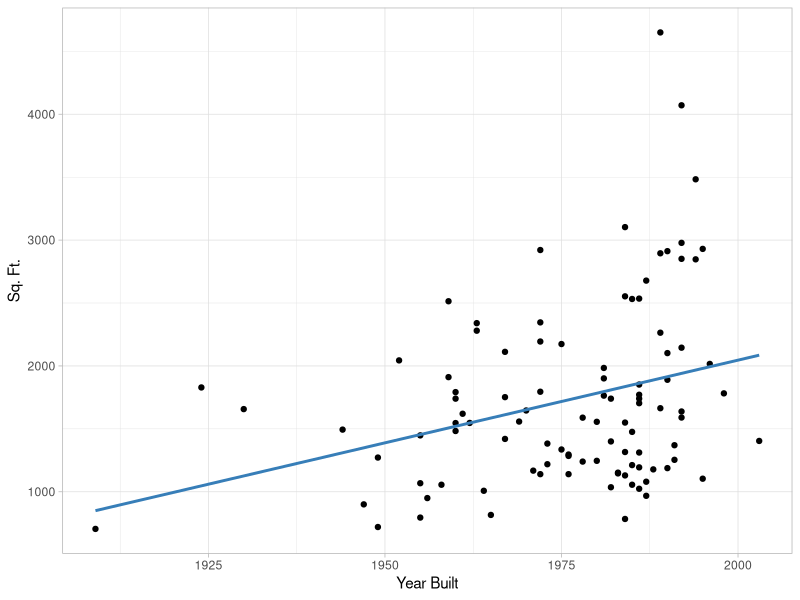
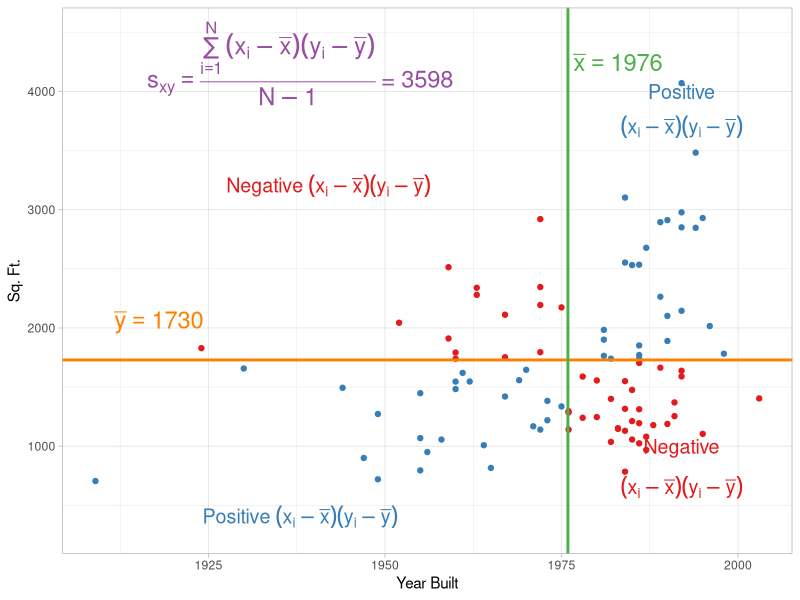
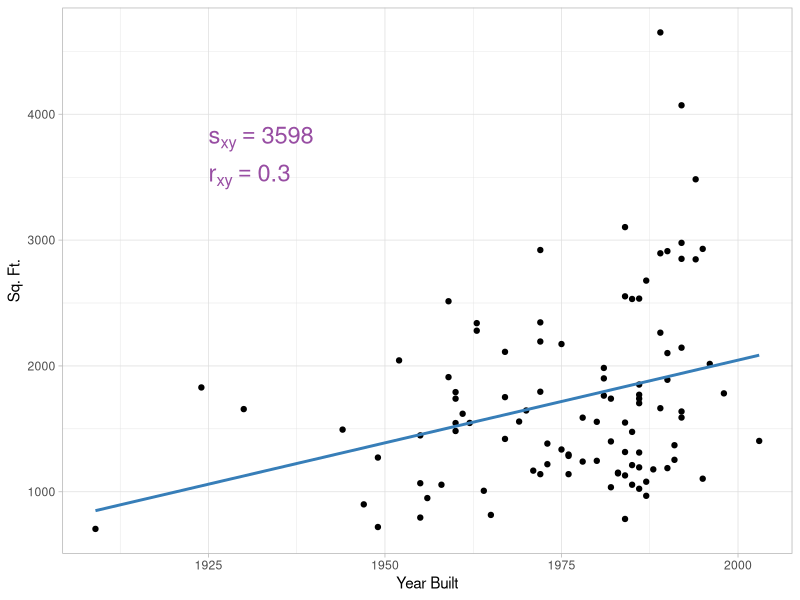
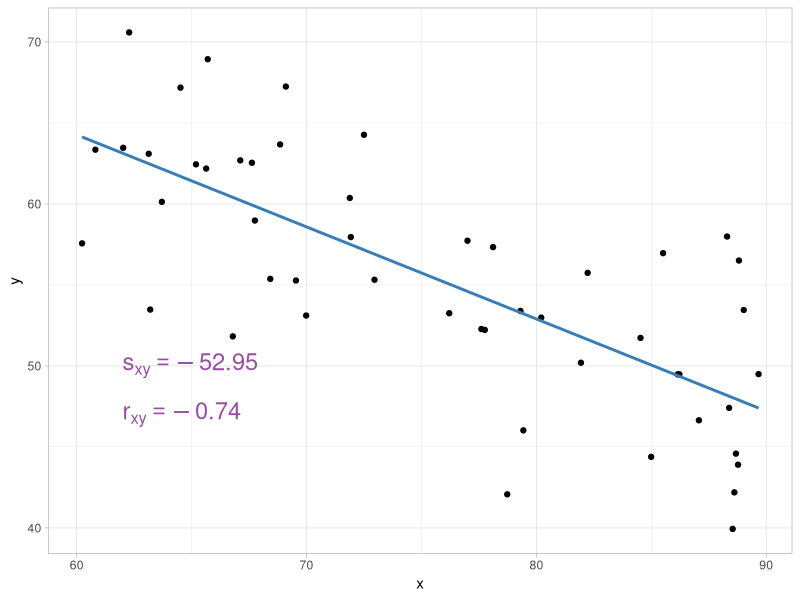
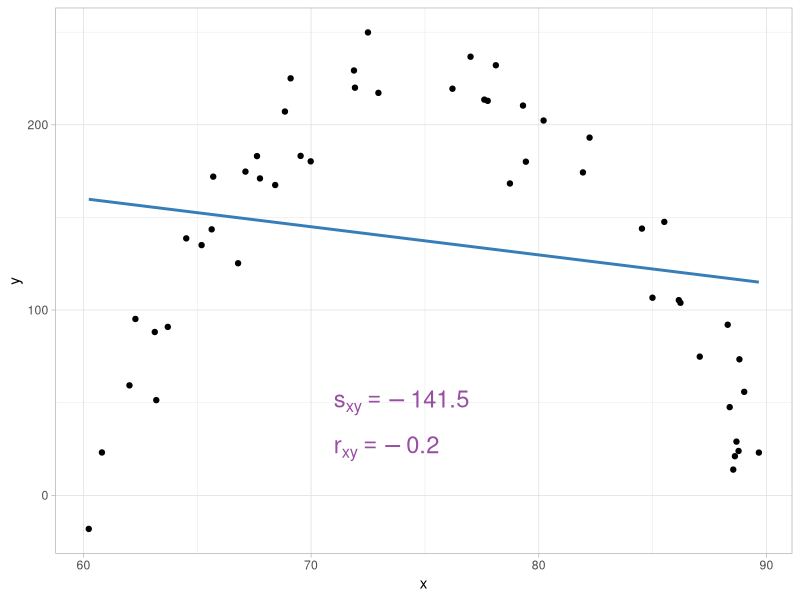

The R script that drew these images, in order:
## ---- chunk 1
#| echo: false


library(knitr)
library(formatR)
library(tidyverse)
opts_chunk$set(out.width = '100%', options(width=60))

opts_knit$set(global.par = TRUE)
opts_chunk$set(echo=FALSE, warning = FALSE, message = FALSE, comment = '', class.output='sh',
               fig.width=8, fig.height=5, fig.align = "center")

my_red <- "#E41A1C"
my_blue <- "#377EB8"
my_green <- "#4DAF4A"
my_purple <- "#984EA3"
my_orange <- "#FF7F00"
my_yellow <- "#FFFF33"
my_red2 <- "#FBB4AE" 
my_blue2 <- "#B3CDE3" 
my_green2 <- "#CCEBC5" 
my_purple2 <- "#DECBE4"
my_orange2 <- "#FED9A6"
my_yellow2 <- "#FFFFCC"

## ---- chunk 2
#| message: false

dat <- readxl::read_xls("../../data/woodard.xls")

ggplot(dat, aes(`Year Built`, `Sq. Ft.`)) + geom_point(na.rm = TRUE) + 
  theme_light() + 
  geom_smooth(method = lm, se = FALSE, col = my_blue)
## ---- chunk 3
dat$Quadrant <- sign(scale(dat$`Year Built`) * scale(dat$`Sq. Ft.`))

ggplot(dat, aes(`Year Built`, `Sq. Ft.`, color = factor(Quadrant))) + 
  geom_point(na.rm = TRUE) +
  geom_hline(yintercept = mean(dat$`Sq. Ft.`), color = my_orange, size = 1) + 
  geom_vline(xintercept = mean(dat$`Year Built`), color = my_green, size = 1) +
  theme_light() + 
  guides(color = "none") + 
  scale_color_manual(values = c(my_red, my_blue)) + 
  scale_fill_manual(values = c(my_red, "black", my_blue)) +
  ylim(300, 4500) +
  # 1. Top-left formula
  annotate("text", x = 1938, y = 4250, 
           label = "s[xy] == frac(sum((x[i] - bar(x))*(y[i] - bar(y)), i==1, N), N - 1) ~ '=' ~ 3598", 
           parse = TRUE, color = my_purple, size = 6) +
  # 2. Mean x
  annotate("text", x = 1983, y = 4250, 
           label = "bar(x) == 1976", 
           parse = TRUE, color = my_green, size = 6) +
  # 3. Mean y
  annotate("text", x = 1918, y = 2050, 
           label = "bar(y) == 1730", 
           parse = TRUE, color = my_orange, size = 6) +
  # 4. Top-left quadrant label (red)
  annotate("text", x = 1942, y = 3200, 
           label = "Negative ~ (x[i] - bar(x))*(y[i] - bar(y))", 
           parse = TRUE, color = my_red, size = 5) +
  # 5. Top-right quadrant label (blue)
  annotate("text", x = 1992, y = 4000, label = "Positive", 
           color = my_blue, size = 5) +
  annotate("text", x = 1992, y = 3700, 
           label = "(x[i] - bar(x))*(y[i] - bar(y))", 
           parse = TRUE, color = my_blue, size = 5) +
  # 6. Bottom-left quadrant label (blue)
  annotate("text", x = 1938, y = 400, 
           label = "Positive ~ (x[i] - bar(x))*(y[i] - bar(y))", 
           parse = TRUE, color = my_blue, size = 5) +
  # 7. Bottom-right quadrant label (red)
  annotate("text", x = 1992, y = 1000, label = "Negative", 
           color = my_red, size = 5) +
  annotate("text", x = 1992, y = 650, 
           label = "(x[i] - bar(x))*(y[i] - bar(y))", 
           parse = TRUE, color = my_red, size = 5)
## ---- chunk 4
#| message: false


ggplot(dat, aes(`Year Built`, `Sq. Ft.`)) + 
  geom_point(na.rm = TRUE) + 
  theme_light() + 
  geom_smooth(method = lm, se = FALSE, col = my_blue) +
  annotate("text", x = 1925, y = 3800, label = "s[xy] == 3598", 
           parse = TRUE, color = my_purple, size = 6, hjust = 0) +
  annotate("text", x = 1925, y = 3500, label = "r[xy] == 0.30", 
           parse = TRUE, color = my_purple, size = 6, hjust = 0)

## ---- chunk 5
#| message: false

set.seed(143)
d <- tibble(x = runif(50, 60, 90))
d <- d %>% mutate(y = 100 - .6 * x + rnorm(n(), sd = 5))

ggplot(d, aes(x, y)) + 
  geom_point() + 
  theme_light() + 
  geom_smooth(method = "lm", se = FALSE, color = my_blue) +
  annotate("text", x = 62, y = 50, label = "s[xy] == -52.95", 
           parse = TRUE, color = my_purple, size = 6, hjust = 0) +
  annotate("text", x = 62, y = 47, label = "r[xy] == -0.74", 
           parse = TRUE, color = my_purple, size = 6, hjust = 0)
## ---- chunk 6
#| message: false

set.seed(143)
d <- tibble(x = runif(50, 60, 90))
d <- d %>% mutate(y = -5400 + 150 * x - x^2 + rnorm(n(), sd = 20))

ggplot(d, aes(x, y)) +
  geom_point() + 
  theme_light() +
  geom_smooth(method = "lm", se = FALSE, color = my_blue) +
  annotate("text", x = 71, y = 50, label = "s[xy] == -141.50", 
           parse = TRUE, color = my_purple, size = 6, hjust = 0) +
  annotate("text", x = 71, y = 25, label = "r[xy] == -0.20", 
           parse = TRUE, color = my_purple, size = 6, hjust = 0)
## ---- chunk 7
#| echo: true

dat <- readxl::read_xls("../../data/woodard.xls") |> 
  mutate(has_fireplace = Fireplaces > 0,
         multi_bath = `No. Baths` > 1)


## ---- chunk 8
#| echo: true
cov(dat$`Year Built`, dat$`Sq. Ft.`)
## ---- chunk 9
#| echo: true
round(cov(dat |> select(`Year Built`, `Sq. Ft.`, Story)), 2)
## ---- chunk 10
#| echo: true
cor(dat$`Year Built`, dat$`Sq. Ft.`)
## ---- chunk 11
#| echo: true
round(cor(dat |> select(`Year Built`, `Sq. Ft.`, Story)), 2)
## ---- chunk 12
#| echo: true
round(cor(dat$has_fireplace, dat$multi_bath, use = "pairwise.complete.obs"), 2)
## ---- chunk 13
#| echo: true
round(cor(dat$has_fireplace, dat$`Year Built`, use = "pairwise.complete.obs"), 2)
## ---- chunk 14
#| echo: true
round(cor(dat$`Year Built`, dat$`Sq. Ft.`, method = "spearman"), 2)
## ---- chunk 15
#| echo: true
round(cor(dat$`Year Built`, dat$`Sq. Ft.`, method = "kendall"), 2)
